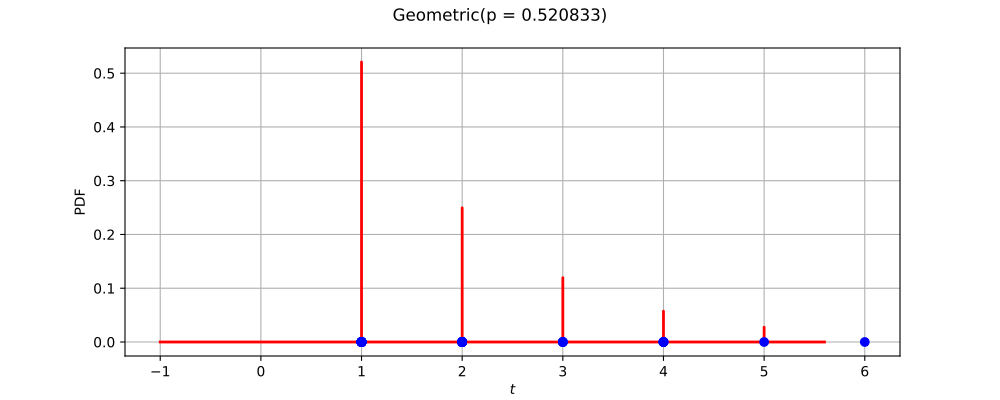

Python code for this plot:
import openturns as ot
from matplotlib import pyplot as plt
from openturns.viewer import View
ot.RandomGenerator.SetSeed(0)
factory = ot.GeometricFactory()
ref = factory.build()
dimension = ref.getDimension()
if dimension <= 2:
    if dimension == 1:
        sample = ref.getSample(50)
        distribution = factory.build(sample)
        distribution.setDescription(['$t$'])
        pdf_graph = distribution.drawPDF(256)
        cloud = ot.Cloud(sample, ot.Sample(sample.getSize(), 1))
        cloud.setColor('blue')
        cloud.setPointStyle('fcircle')
        pdf_graph.add(cloud)
        pdf_graph.setTitle(str(distribution))
        fig = plt.figure(figsize=(10, 4))
        pdf_axis = fig.add_subplot(111)
        View(pdf_graph, figure=fig, axes=[pdf_axis], add_legend=False)
    else:
        sample = ref.getSample(500)
        distribution = factory.build(sample)
        distribution.setDescription(['$t_0$', '$t_1$'])
        pdf_graph = distribution.drawPDF([256]*2)
        cloud = ot.Cloud(sample)
        cloud.setColor('red')
        cloud.setPointStyle('fcircle')
        pdf_graph.add(cloud)
        pdf_graph.setTitle(str(distribution))
        fig = plt.figure(figsize=(10, 4))
        pdf_axis = fig.add_subplot(111)
        View(pdf_graph, figure=fig, axes=[pdf_axis], add_legend=False, square_axes=True)
